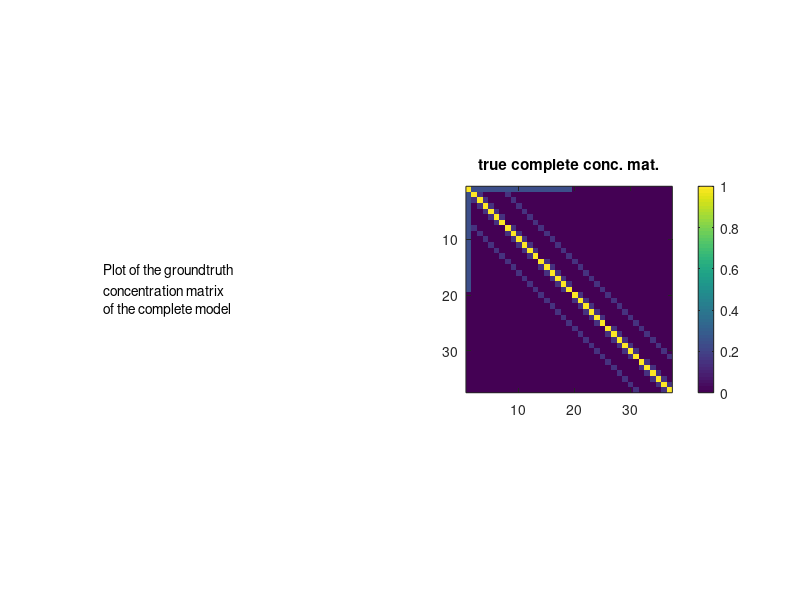
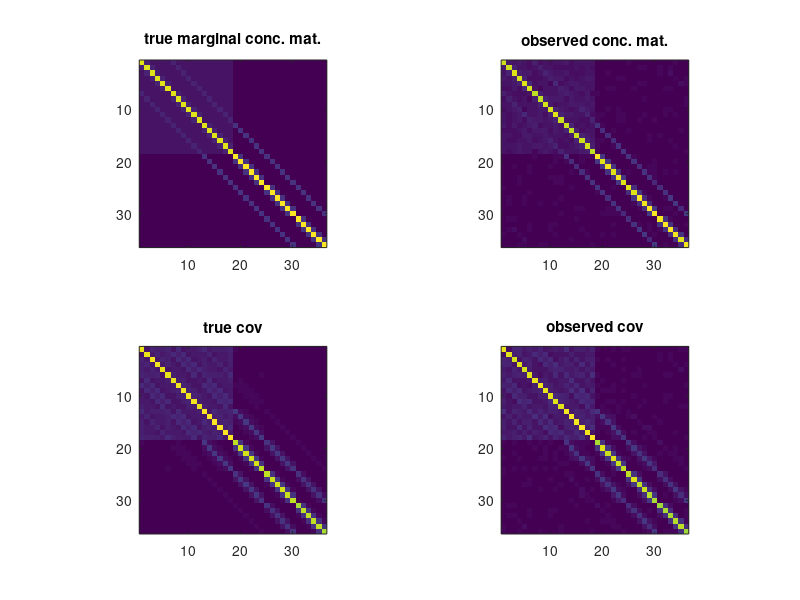

MATLAB code to generate these figures, in order:
% Toy example
% one latent variable 50%, on grid

clear all; clc;

d=6;
pl=1;
po=d^2;
n=200*po;


pt=pl+po;
density=.5;
pb= round(po*density);
grid=eye(d); %grid of correlations
corr=eye(po);
c=.15;

for i=1:d
    for j=1:d
        idx = (j-1)*d+i;
        if i>1
            corr(idx,idx-1)=c;
            corr(idx-1,idx)=c;
        end
        if i<d
            corr(idx,idx+1)=c;
            corr(idx+1,idx)=c;
        end
        if j>1
            corr(idx,idx-d)=c;
            corr(idx-d,idx)=c;
        end
        if j<d
            corr(idx,idx+d)=c;
            corr(idx+d,idx)=c;
        end
    end
end

% figure(1); clf;
% imagesc(corr);
% pbaspect([1 1 1]);

corr_all= zeros(1+po,1+po);
corr_all(1,1)=1;
corr_all(2:end,2:end)=corr;
corr_all(2:pb+1,1)=ones(pb,1)/sqrt(pb);
corr_all(1,2:pb+1)=ones(pb,1)'/sqrt(pb);
figure(1); clf;
imagesc(corr_all);
pbaspect([1 1 1]);

%%
Dfull=corr_all;
Doo=corr;
Dol=corr_all(2:end,1);
Dmargo=Doo-Dol*Dol';

%%
descr = {'Plot of the groundtruth '
    'concentration matrix';
    'of the complete model'};

figure(1);clf;
subplot(1,2,1)
axis off;
text(0,.5,descr)
pbaspect([1 1 1]);
subplot(1,2,2)
imagesc(abs(Dfull));
colorbar;
pbaspect([1 1 1]);
title('true complete conc. mat.');

if eigs(Dfull,1,'sa')<0
    error('The conceptration matrix of the complete model is not PSD \n')
end

%% sampling data
mu=zeros(1,pt); % vector of means
Xfull=mvnrnd(mu, inv(Dfull), n)';
X=Xfull((pl+1):pt,:);
S=cov(X');
% S=inv(Dmargo);

%% plotting

figure(2);clf;
subplot(2,2,1);
imagesc(abs(Dmargo));
pbaspect([1 1 1]);
title('true marginal conc. mat.');
subplot(2,2,2);
imagesc(abs(inv(S)));
pbaspect([1 1 1]);
title('observed conc. mat.');
subplot(2,2,3);
imagesc(abs(inv(Dmargo)));
pbaspect([1 1 1]);
title('true cov');
subplot(2,2,4);
imagesc(abs(S));
pbaspect([1 1 1]);
title('observed cov');


 
